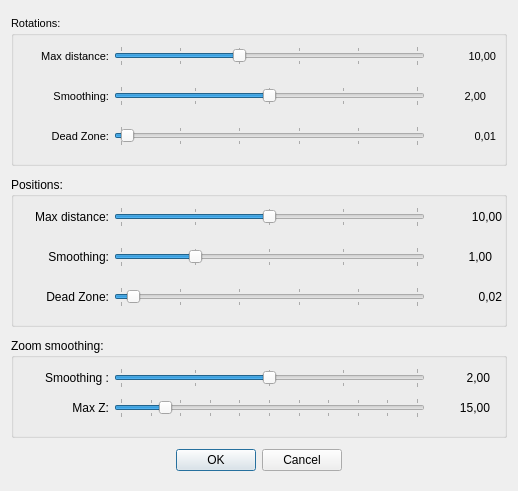
<?xml version="1.0" encoding="UTF-8"?>
<ui version="4.0">
 <class>UICdialog_hamilton</class>
 <widget class="QWidget" name="UICdialog_hamilton">
  <property name="windowModality">
   <enum>Qt::NonModal</enum>
  </property>
  <property name="enabled">
   <bool>true</bool>
  </property>
  <property name="geometry">
   <rect>
    <x>0</x>
    <y>0</y>
    <width>514</width>
    <height>491</height>
   </rect>
  </property>
  <property name="sizePolicy">
   <sizepolicy hsizetype="Expanding" vsizetype="Expanding">
    <horstretch>0</horstretch>
    <verstretch>0</verstretch>
   </sizepolicy>
  </property>
  <property name="minimumSize">
   <size>
    <width>0</width>
    <height>485</height>
   </size>
  </property>
  <property name="font">
   <font>
    <weight>50</weight>
    <bold>false</bold>
   </font>
  </property>
  <property name="windowTitle">
   <string>Hamilton filter settings</string>
  </property>
  <property name="windowIcon">
   <iconset resource="../gui/opentrack-res.qrc">
    <normaloff>:/images/filter-16.png</normaloff>:/images/filter-16.png</iconset>
  </property>
  <property name="layoutDirection">
   <enum>Qt::LeftToRight</enum>
  </property>
  <property name="autoFillBackground">
   <bool>false</bool>
  </property>
  <property name="styleSheet">
   <string notr="true"/>
  </property>
  <layout class="QVBoxLayout" name="verticalLayout">
   <item>
    <widget class="QGroupBox" name="groupBox">
     <property name="sizePolicy">
      <sizepolicy hsizetype="Preferred" vsizetype="Fixed">
       <horstretch>0</horstretch>
       <verstretch>0</verstretch>
      </sizepolicy>
     </property>
     <property name="minimumSize">
      <size>
       <width>496</width>
       <height>150</height>
      </size>
     </property>
     <property name="font">
      <font>
       <pointsize>8</pointsize>
       <weight>50</weight>
       <bold>false</bold>
      </font>
     </property>
     <property name="title">
      <string>Rotations: </string>
     </property>
     <property name="flat">
      <bool>false</bool>
     </property>
     <widget class="QSlider" name="maxRot">
      <property name="geometry">
       <rect>
        <x>103</x>
        <y>30</y>
        <width>311</width>
        <height>20</height>
       </rect>
      </property>
      <property name="sizePolicy">
       <sizepolicy hsizetype="Fixed" vsizetype="Fixed">
        <horstretch>0</horstretch>
        <verstretch>0</verstretch>
       </sizepolicy>
      </property>
      <property name="focusPolicy">
       <enum>Qt::StrongFocus</enum>
      </property>
      <property name="minimum">
       <number>0</number>
      </property>
      <property name="maximum">
       <number>250</number>
      </property>
      <property name="singleStep">
       <number>1</number>
      </property>
      <property name="pageStep">
       <number>50</number>
      </property>
      <property name="value">
       <number>100</number>
      </property>
      <property name="orientation">
       <enum>Qt::Horizontal</enum>
      </property>
      <property name="tickPosition">
       <enum>QSlider::TicksBothSides</enum>
      </property>
      <property name="tickInterval">
       <number>50</number>
      </property>
     </widget>
     <widget class="QLabel" name="lbRmax">
      <property name="geometry">
       <rect>
        <x>7</x>
        <y>30</y>
        <width>91</width>
        <height>20</height>
       </rect>
      </property>
      <property name="sizePolicy">
       <sizepolicy hsizetype="Fixed" vsizetype="Fixed">
        <horstretch>0</horstretch>
        <verstretch>0</verstretch>
       </sizepolicy>
      </property>
      <property name="minimumSize">
       <size>
        <width>0</width>
        <height>0</height>
       </size>
      </property>
      <property name="styleSheet">
       <string notr="true"/>
      </property>
      <property name="text">
       <string> Max distance:</string>
      </property>
      <property name="alignment">
       <set>Qt::AlignRight|Qt::AlignTrailing|Qt::AlignVCenter</set>
      </property>
     </widget>
     <widget class="QLabel" name="lbMaxRot">
      <property name="geometry">
       <rect>
        <x>424</x>
        <y>30</y>
        <width>61</width>
        <height>20</height>
       </rect>
      </property>
      <property name="minimumSize">
       <size>
        <width>45</width>
        <height>0</height>
       </size>
      </property>
      <property name="toolTip">
       <string notr="true"/>
      </property>
      <property name="text">
       <string>10,00</string>
      </property>
      <property name="alignment">
       <set>Qt::AlignRight|Qt::AlignTrailing|Qt::AlignVCenter</set>
      </property>
     </widget>
     <widget class="QLabel" name="lbRdz">
      <property name="geometry">
       <rect>
        <x>7</x>
        <y>110</y>
        <width>91</width>
        <height>20</height>
       </rect>
      </property>
      <property name="sizePolicy">
       <sizepolicy hsizetype="Fixed" vsizetype="Fixed">
        <horstretch>0</horstretch>
        <verstretch>0</verstretch>
       </sizepolicy>
      </property>
      <property name="minimumSize">
       <size>
        <width>0</width>
        <height>0</height>
       </size>
      </property>
      <property name="styleSheet">
       <string notr="true"/>
      </property>
      <property name="text">
       <string> Dead Zone:</string>
      </property>
      <property name="alignment">
       <set>Qt::AlignRight|Qt::AlignTrailing|Qt::AlignVCenter</set>
      </property>
     </widget>
     <widget class="QSlider" name="dzRot">
      <property name="geometry">
       <rect>
        <x>103</x>
        <y>110</y>
        <width>311</width>
        <height>20</height>
       </rect>
      </property>
      <property name="sizePolicy">
       <sizepolicy hsizetype="Fixed" vsizetype="Fixed">
        <horstretch>0</horstretch>
        <verstretch>0</verstretch>
       </sizepolicy>
      </property>
      <property name="focusPolicy">
       <enum>Qt::StrongFocus</enum>
      </property>
      <property name="minimum">
       <number>0</number>
      </property>
      <property name="maximum">
       <number>50</number>
      </property>
      <property name="singleStep">
       <number>1</number>
      </property>
      <property name="pageStep">
       <number>5</number>
      </property>
      <property name="value">
       <number>1</number>
      </property>
      <property name="orientation">
       <enum>Qt::Horizontal</enum>
      </property>
      <property name="tickPosition">
       <enum>QSlider::TicksBothSides</enum>
      </property>
      <property name="tickInterval">
       <number>10</number>
      </property>
     </widget>
     <widget class="QLabel" name="lbDZRot">
      <property name="geometry">
       <rect>
        <x>424</x>
        <y>110</y>
        <width>61</width>
        <height>20</height>
       </rect>
      </property>
      <property name="minimumSize">
       <size>
        <width>45</width>
        <height>0</height>
       </size>
      </property>
      <property name="toolTip">
       <string notr="true"/>
      </property>
      <property name="text">
       <string>0,01</string>
      </property>
      <property name="alignment">
       <set>Qt::AlignRight|Qt::AlignTrailing|Qt::AlignVCenter</set>
      </property>
     </widget>
     <widget class="QSlider" name="powRot">
      <property name="geometry">
       <rect>
        <x>103</x>
        <y>70</y>
        <width>311</width>
        <height>20</height>
       </rect>
      </property>
      <property name="sizePolicy">
       <sizepolicy hsizetype="Fixed" vsizetype="Fixed">
        <horstretch>0</horstretch>
        <verstretch>0</verstretch>
       </sizepolicy>
      </property>
      <property name="focusPolicy">
       <enum>Qt::StrongFocus</enum>
      </property>
      <property name="autoFillBackground">
       <bool>false</bool>
      </property>
      <property name="minimum">
       <number>0</number>
      </property>
      <property name="maximum">
       <number>400</number>
      </property>
      <property name="singleStep">
       <number>1</number>
      </property>
      <property name="pageStep">
       <number>50</number>
      </property>
      <property name="value">
       <number>200</number>
      </property>
      <property name="orientation">
       <enum>Qt::Horizontal</enum>
      </property>
      <property name="tickPosition">
       <enum>QSlider::TicksBothSides</enum>
      </property>
      <property name="tickInterval">
       <number>100</number>
      </property>
     </widget>
     <widget class="QLabel" name="lbPowRot">
      <property name="geometry">
       <rect>
        <x>430</x>
        <y>70</y>
        <width>45</width>
        <height>20</height>
       </rect>
      </property>
      <property name="minimumSize">
       <size>
        <width>45</width>
        <height>0</height>
       </size>
      </property>
      <property name="toolTip">
       <string notr="true"/>
      </property>
      <property name="text">
       <string>2,00</string>
      </property>
      <property name="alignment">
       <set>Qt::AlignRight|Qt::AlignTrailing|Qt::AlignVCenter</set>
      </property>
     </widget>
     <widget class="QLabel" name="lbRpow">
      <property name="geometry">
       <rect>
        <x>7</x>
        <y>70</y>
        <width>91</width>
        <height>20</height>
       </rect>
      </property>
      <property name="sizePolicy">
       <sizepolicy hsizetype="Fixed" vsizetype="Fixed">
        <horstretch>0</horstretch>
        <verstretch>0</verstretch>
       </sizepolicy>
      </property>
      <property name="minimumSize">
       <size>
        <width>0</width>
        <height>0</height>
       </size>
      </property>
      <property name="styleSheet">
       <string notr="true"/>
      </property>
      <property name="text">
       <string> Smoothing:</string>
      </property>
      <property name="alignment">
       <set>Qt::AlignRight|Qt::AlignTrailing|Qt::AlignVCenter</set>
      </property>
     </widget>
    </widget>
   </item>
   <item>
    <widget class="QGroupBox" name="groupBox_2">
     <property name="sizePolicy">
      <sizepolicy hsizetype="Preferred" vsizetype="Fixed">
       <horstretch>0</horstretch>
       <verstretch>0</verstretch>
      </sizepolicy>
     </property>
     <property name="minimumSize">
      <size>
       <width>0</width>
       <height>150</height>
      </size>
     </property>
     <property name="title">
      <string>Positions: </string>
     </property>
     <widget class="QSlider" name="maxDist">
      <property name="geometry">
       <rect>
        <x>103</x>
        <y>30</y>
        <width>311</width>
        <height>20</height>
       </rect>
      </property>
      <property name="sizePolicy">
       <sizepolicy hsizetype="Fixed" vsizetype="Fixed">
        <horstretch>0</horstretch>
        <verstretch>0</verstretch>
       </sizepolicy>
      </property>
      <property name="focusPolicy">
       <enum>Qt::StrongFocus</enum>
      </property>
      <property name="minimum">
       <number>0</number>
      </property>
      <property name="maximum">
       <number>200</number>
      </property>
      <property name="singleStep">
       <number>1</number>
      </property>
      <property name="pageStep">
       <number>50</number>
      </property>
      <property name="value">
       <number>100</number>
      </property>
      <property name="orientation">
       <enum>Qt::Horizontal</enum>
      </property>
      <property name="tickPosition">
       <enum>QSlider::TicksBothSides</enum>
      </property>
      <property name="tickInterval">
       <number>50</number>
      </property>
     </widget>
     <widget class="QLabel" name="lbRpow_3">
      <property name="geometry">
       <rect>
        <x>7</x>
        <y>70</y>
        <width>91</width>
        <height>20</height>
       </rect>
      </property>
      <property name="sizePolicy">
       <sizepolicy hsizetype="Fixed" vsizetype="Fixed">
        <horstretch>0</horstretch>
        <verstretch>0</verstretch>
       </sizepolicy>
      </property>
      <property name="minimumSize">
       <size>
        <width>0</width>
        <height>0</height>
       </size>
      </property>
      <property name="styleSheet">
       <string notr="true"/>
      </property>
      <property name="text">
       <string> Smoothing:</string>
      </property>
      <property name="alignment">
       <set>Qt::AlignRight|Qt::AlignTrailing|Qt::AlignVCenter</set>
      </property>
     </widget>
     <widget class="QSlider" name="powDist">
      <property name="geometry">
       <rect>
        <x>103</x>
        <y>70</y>
        <width>311</width>
        <height>20</height>
       </rect>
      </property>
      <property name="sizePolicy">
       <sizepolicy hsizetype="Fixed" vsizetype="Fixed">
        <horstretch>0</horstretch>
        <verstretch>0</verstretch>
       </sizepolicy>
      </property>
      <property name="focusPolicy">
       <enum>Qt::StrongFocus</enum>
      </property>
      <property name="autoFillBackground">
       <bool>false</bool>
      </property>
      <property name="minimum">
       <number>0</number>
      </property>
      <property name="maximum">
       <number>400</number>
      </property>
      <property name="singleStep">
       <number>1</number>
      </property>
      <property name="pageStep">
       <number>50</number>
      </property>
      <property name="value">
       <number>100</number>
      </property>
      <property name="orientation">
       <enum>Qt::Horizontal</enum>
      </property>
      <property name="tickPosition">
       <enum>QSlider::TicksBothSides</enum>
      </property>
      <property name="tickInterval">
       <number>100</number>
      </property>
     </widget>
     <widget class="QLabel" name="lbRdz_3">
      <property name="geometry">
       <rect>
        <x>7</x>
        <y>110</y>
        <width>91</width>
        <height>20</height>
       </rect>
      </property>
      <property name="sizePolicy">
       <sizepolicy hsizetype="Fixed" vsizetype="Fixed">
        <horstretch>0</horstretch>
        <verstretch>0</verstretch>
       </sizepolicy>
      </property>
      <property name="minimumSize">
       <size>
        <width>0</width>
        <height>0</height>
       </size>
      </property>
      <property name="styleSheet">
       <string notr="true"/>
      </property>
      <property name="text">
       <string> Dead Zone:</string>
      </property>
      <property name="alignment">
       <set>Qt::AlignRight|Qt::AlignTrailing|Qt::AlignVCenter</set>
      </property>
     </widget>
     <widget class="QLabel" name="lbPowDist">
      <property name="geometry">
       <rect>
        <x>430</x>
        <y>70</y>
        <width>51</width>
        <height>20</height>
       </rect>
      </property>
      <property name="minimumSize">
       <size>
        <width>40</width>
        <height>0</height>
       </size>
      </property>
      <property name="text">
       <string>1,00</string>
      </property>
      <property name="alignment">
       <set>Qt::AlignRight|Qt::AlignTrailing|Qt::AlignVCenter</set>
      </property>
     </widget>
     <widget class="QLabel" name="lbDmax">
      <property name="geometry">
       <rect>
        <x>7</x>
        <y>30</y>
        <width>91</width>
        <height>20</height>
       </rect>
      </property>
      <property name="sizePolicy">
       <sizepolicy hsizetype="Fixed" vsizetype="Fixed">
        <horstretch>0</horstretch>
        <verstretch>0</verstretch>
       </sizepolicy>
      </property>
      <property name="minimumSize">
       <size>
        <width>0</width>
        <height>0</height>
       </size>
      </property>
      <property name="styleSheet">
       <string notr="true"/>
      </property>
      <property name="text">
       <string> Max distance:</string>
      </property>
      <property name="alignment">
       <set>Qt::AlignRight|Qt::AlignTrailing|Qt::AlignVCenter</set>
      </property>
     </widget>
     <widget class="QSlider" name="dzDist">
      <property name="geometry">
       <rect>
        <x>103</x>
        <y>110</y>
        <width>311</width>
        <height>20</height>
       </rect>
      </property>
      <property name="sizePolicy">
       <sizepolicy hsizetype="Fixed" vsizetype="Fixed">
        <horstretch>0</horstretch>
        <verstretch>0</verstretch>
       </sizepolicy>
      </property>
      <property name="focusPolicy">
       <enum>Qt::StrongFocus</enum>
      </property>
      <property name="minimum">
       <number>0</number>
      </property>
      <property name="maximum">
       <number>50</number>
      </property>
      <property name="singleStep">
       <number>1</number>
      </property>
      <property name="pageStep">
       <number>10</number>
      </property>
      <property name="value">
       <number>2</number>
      </property>
      <property name="orientation">
       <enum>Qt::Horizontal</enum>
      </property>
      <property name="tickPosition">
       <enum>QSlider::TicksBothSides</enum>
      </property>
      <property name="tickInterval">
       <number>10</number>
      </property>
     </widget>
     <widget class="QLabel" name="lbMaxDist">
      <property name="geometry">
       <rect>
        <x>420</x>
        <y>30</y>
        <width>71</width>
        <height>20</height>
       </rect>
      </property>
      <property name="minimumSize">
       <size>
        <width>45</width>
        <height>0</height>
       </size>
      </property>
      <property name="text">
       <string>10,00</string>
      </property>
      <property name="alignment">
       <set>Qt::AlignRight|Qt::AlignTrailing|Qt::AlignVCenter</set>
      </property>
     </widget>
     <widget class="QLabel" name="lbDZDist">
      <property name="geometry">
       <rect>
        <x>420</x>
        <y>110</y>
        <width>71</width>
        <height>20</height>
       </rect>
      </property>
      <property name="minimumSize">
       <size>
        <width>45</width>
        <height>0</height>
       </size>
      </property>
      <property name="text">
       <string>0,02</string>
      </property>
      <property name="alignment">
       <set>Qt::AlignRight|Qt::AlignTrailing|Qt::AlignVCenter</set>
      </property>
     </widget>
    </widget>
   </item>
   <item>
    <widget class="QGroupBox" name="groupBox_3">
     <property name="sizePolicy">
      <sizepolicy hsizetype="MinimumExpanding" vsizetype="Fixed">
       <horstretch>0</horstretch>
       <verstretch>0</verstretch>
      </sizepolicy>
     </property>
     <property name="minimumSize">
      <size>
       <width>0</width>
       <height>100</height>
      </size>
     </property>
     <property name="title">
      <string>Zoom smoothing:  </string>
     </property>
     <widget class="QLabel" name="lbPowZoom">
      <property name="geometry">
       <rect>
        <x>434</x>
        <y>30</y>
        <width>45</width>
        <height>20</height>
       </rect>
      </property>
      <property name="minimumSize">
       <size>
        <width>45</width>
        <height>0</height>
       </size>
      </property>
      <property name="text">
       <string>2,00</string>
      </property>
      <property name="alignment">
       <set>Qt::AlignRight|Qt::AlignTrailing|Qt::AlignVCenter</set>
      </property>
     </widget>
     <widget class="QSlider" name="powZoom">
      <property name="geometry">
       <rect>
        <x>103</x>
        <y>30</y>
        <width>311</width>
        <height>20</height>
       </rect>
      </property>
      <property name="sizePolicy">
       <sizepolicy hsizetype="Fixed" vsizetype="Fixed">
        <horstretch>0</horstretch>
        <verstretch>0</verstretch>
       </sizepolicy>
      </property>
      <property name="focusPolicy">
       <enum>Qt::StrongFocus</enum>
      </property>
      <property name="autoFillBackground">
       <bool>false</bool>
      </property>
      <property name="minimum">
       <number>0</number>
      </property>
      <property name="maximum">
       <number>400</number>
      </property>
      <property name="singleStep">
       <number>1</number>
      </property>
      <property name="pageStep">
       <number>50</number>
      </property>
      <property name="value">
       <number>200</number>
      </property>
      <property name="orientation">
       <enum>Qt::Horizontal</enum>
      </property>
      <property name="tickPosition">
       <enum>QSlider::TicksBothSides</enum>
      </property>
      <property name="tickInterval">
       <number>100</number>
      </property>
     </widget>
     <widget class="QLabel" name="lbZpow">
      <property name="geometry">
       <rect>
        <x>7</x>
        <y>30</y>
        <width>91</width>
        <height>20</height>
       </rect>
      </property>
      <property name="sizePolicy">
       <sizepolicy hsizetype="Fixed" vsizetype="Fixed">
        <horstretch>0</horstretch>
        <verstretch>0</verstretch>
       </sizepolicy>
      </property>
      <property name="minimumSize">
       <size>
        <width>0</width>
        <height>0</height>
       </size>
      </property>
      <property name="styleSheet">
       <string notr="true"/>
      </property>
      <property name="text">
       <string> Smoothing :</string>
      </property>
      <property name="alignment">
       <set>Qt::AlignRight|Qt::AlignTrailing|Qt::AlignVCenter</set>
      </property>
     </widget>
     <widget class="QSlider" name="maxZ">
      <property name="geometry">
       <rect>
        <x>103</x>
        <y>60</y>
        <width>311</width>
        <height>20</height>
       </rect>
      </property>
      <property name="sizePolicy">
       <sizepolicy hsizetype="Fixed" vsizetype="Fixed">
        <horstretch>0</horstretch>
        <verstretch>0</verstretch>
       </sizepolicy>
      </property>
      <property name="focusPolicy">
       <enum>Qt::StrongFocus</enum>
      </property>
      <property name="autoFillBackground">
       <bool>false</bool>
      </property>
      <property name="minimum">
       <number>0</number>
      </property>
      <property name="maximum">
       <number>1000</number>
      </property>
      <property name="singleStep">
       <number>1</number>
      </property>
      <property name="pageStep">
       <number>50</number>
      </property>
      <property name="value">
       <number>150</number>
      </property>
      <property name="orientation">
       <enum>Qt::Horizontal</enum>
      </property>
      <property name="tickPosition">
       <enum>QSlider::TicksBothSides</enum>
      </property>
      <property name="tickInterval">
       <number>100</number>
      </property>
     </widget>
     <widget class="QLabel" name="lbZpow_2">
      <property name="geometry">
       <rect>
        <x>7</x>
        <y>60</y>
        <width>91</width>
        <height>20</height>
       </rect>
      </property>
      <property name="sizePolicy">
       <sizepolicy hsizetype="Fixed" vsizetype="Fixed">
        <horstretch>0</horstretch>
        <verstretch>0</verstretch>
       </sizepolicy>
      </property>
      <property name="minimumSize">
       <size>
        <width>0</width>
        <height>0</height>
       </size>
      </property>
      <property name="styleSheet">
       <string notr="true"/>
      </property>
      <property name="text">
       <string>Max Z:</string>
      </property>
      <property name="alignment">
       <set>Qt::AlignRight|Qt::AlignTrailing|Qt::AlignVCenter</set>
      </property>
     </widget>
     <widget class="QLabel" name="lbMaxZ">
      <property name="geometry">
       <rect>
        <x>434</x>
        <y>60</y>
        <width>45</width>
        <height>20</height>
       </rect>
      </property>
      <property name="minimumSize">
       <size>
        <width>45</width>
        <height>0</height>
       </size>
      </property>
      <property name="text">
       <string>15,00</string>
      </property>
      <property name="alignment">
       <set>Qt::AlignRight|Qt::AlignTrailing|Qt::AlignVCenter</set>
      </property>
     </widget>
    </widget>
   </item>
   <item>
    <widget class="QDialogButtonBox" name="buttonBox">
     <property name="sizePolicy">
      <sizepolicy hsizetype="Expanding" vsizetype="Fixed">
       <horstretch>0</horstretch>
       <verstretch>0</verstretch>
      </sizepolicy>
     </property>
     <property name="layoutDirection">
      <enum>Qt::LeftToRight</enum>
     </property>
     <property name="standardButtons">
      <set>QDialogButtonBox::Cancel|QDialogButtonBox::Ok</set>
     </property>
     <property name="centerButtons">
      <bool>true</bool>
     </property>
    </widget>
   </item>
  </layout>
 </widget>
 <resources>
  <include location="../gui/opentrack-res.qrc"/>
 </resources>
 <connections/>
 <slots>
  <slot>startEngineClicked()</slot>
  <slot>stopEngineClicked()</slot>
  <slot>cameraSettingsClicked()</slot>
 </slots>
</ui>
